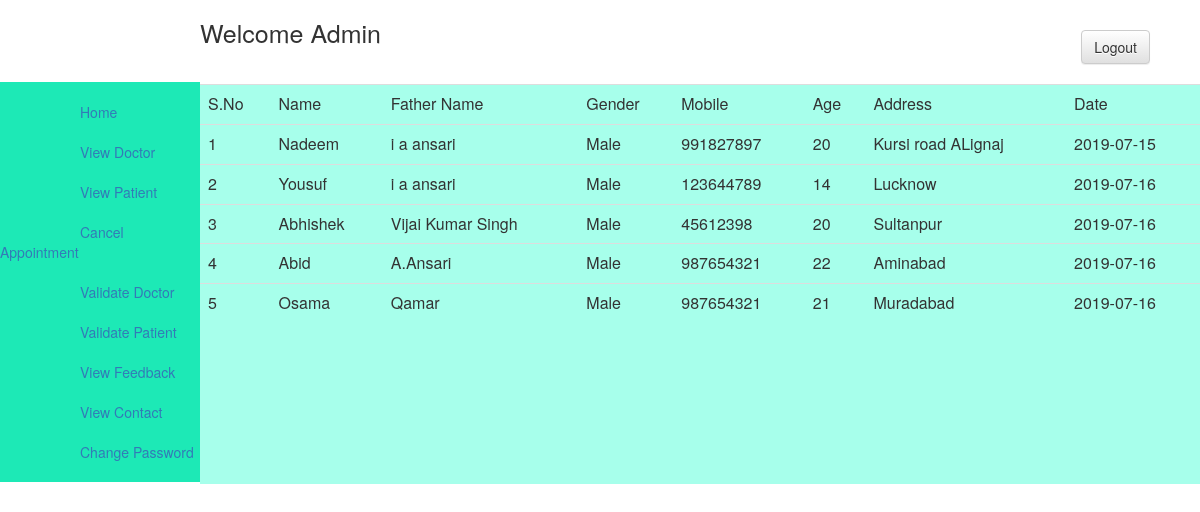
The app's page /admin/viewpatient.php (signed in) with its own data.
### tables this page shows
CREATE TABLE IF NOT EXISTS `tbl_patient` (
  `patid` int(11) NOT NULL AUTO_INCREMENT,
  `name` varchar(60) NOT NULL,
  `fname` varchar(60) NOT NULL,
  `gender` varchar(6) NOT NULL,
  `email` varchar(30) NOT NULL,
  `password` varchar(20) NOT NULL,
  `mobile` varchar(13) NOT NULL,
  `age` int(3) NOT NULL,
  `address` varchar(30) NOT NULL,
  `date` varchar(10) NOT NULL,
  `status` varchar(6) NOT NULL DEFAULT 'n',
  PRIMARY KEY (`patid`)
);

### admin/viewpatient.php (the view, shortened to what this page needs)
<?php
$query="select * from tbl_patient";
$res=mysql_query($query);
?>
<html>
<head>
<link href="../css/bootstrap.min.css" rel="stylesheet" type="text/css"/>
<link href="../css/bootstrap-theme.min.css" rel="stylesheet" type="text/css"/>
<link href="../css/font-awesome.min.css" rel="stylesheet" type="text/css"/>
</head>
<body>
<div class="conatiner-fluid" style="min-height:auto;">
<div class="col-sm-2" style="min-height:auto;">
<div class="row" style="min-height:400px;;margin-top:82px;background-color:#1de9b6;">
<br/>
<a href="dashboard.php" style="margin-left:80px;margin-top:30px;">Home</a>
<br/>
<br/>
<a href="viewdoctor.php" style="margin-left:80px;margin-top:20px;">View Doctor</a>
<br/>
<br/>
<a href="viewpatient.php" style="margin-left:80px;margin-top:20px;">View Patient</a>
<br/>
<br/>
<a href="cancel.php" style="margin-left:80px;margin-top:20px;">Cancel Appointment</a>
<br/>
<br/>
<a href="valdoctor.php" style="margin-left:80px;margin-top:20px;">Validate Doctor</a>
<br/>
<br/>
<a href="valpatient.php" style="margin-left:80px;margin-top:20px;">Validate Patient</a>
<br/>
<br/>
<a href="viewfeedback.php" style="margin-left:80px;margin-top:20px;">View Feedback</a>
<br/>
<br/>
<a href="viewcontact.php" style="margin-left:80px;margin-top:20px;">View Contact</a>
<br/>
<br/>
<a href="change.php" style="margin-left:80px;margin-top:20px;">Change Password</a>
</div>
</div>
<div class="col-sm-10" style="min-height:auto;">
<div class="row" style="min-height:autoborder:1px solid;">
<a href="adminlogout.php"><input type="button" class="btn btn-default navbar-right" value="Logout" style="margin-top:30px;margin-right:50px;"/></a>
<p style="font-size:25px;margin-top:15px;">Welcome Admin</p>
</div>
<div class="row" style="min-height:400px;;margin-top:20px;background-color:#a7ffeb;">
<table class="table table-hover">
<tr>
	<td>S.No</td>
	<td>Name</td>
	<td>Father Name</td>
	<td>Gender</td>
	<td>Mobile</td>
	<td>Age</td>
	<td>Address</td>
	<td>Date</td>
</tr>
<?php
$a=1;
while($row=mysql_fetch_array($res,MYSQL_BOTH))
{
?>
<tr>
<td><?php echo $a;?></td>
<td><?php echo $row['name'];?></td>
<td><?php echo $row['fname'];?></td>
<td><?php echo $row['gender'];?></td>
<td><?php echo $row['mobile'];?></td>
<td><?php echo $row['age'];?></td>
<td><?php echo $row['address'];?></td>
<td><?php echo $row['date'];?></td>
</tr>
<?php
$a++;
}
?>
</table>
</div>
</div>
</div>
</body>
</html>

### records on screen
tbl_patient: name "Nadeem", fname "i a ansari", gender "Male", mobile "991827897", age "20", address "Kursi road ALignaj", date "2019-07-15"
tbl_patient: name "Yousuf", fname "i a ansari", gender "Male", mobile "123644789", age "14", address "Lucknow", date "2019-07-16"
tbl_patient: name "Abhishek", fname "Vijai Kumar Singh", gender "Male", mobile "45612398", age "20", address "Sultanpur", date "2019-07-16"
tbl_patient: name "Abid", fname "A.Ansari", gender "Male", mobile "987654321", age "22", address "Aminabad", date "2019-07-16"
tbl_patient: name "Osama", fname "Qamar", gender "Male", mobile "987654321", age "21", address "Muradabad", date "2019-07-16"
